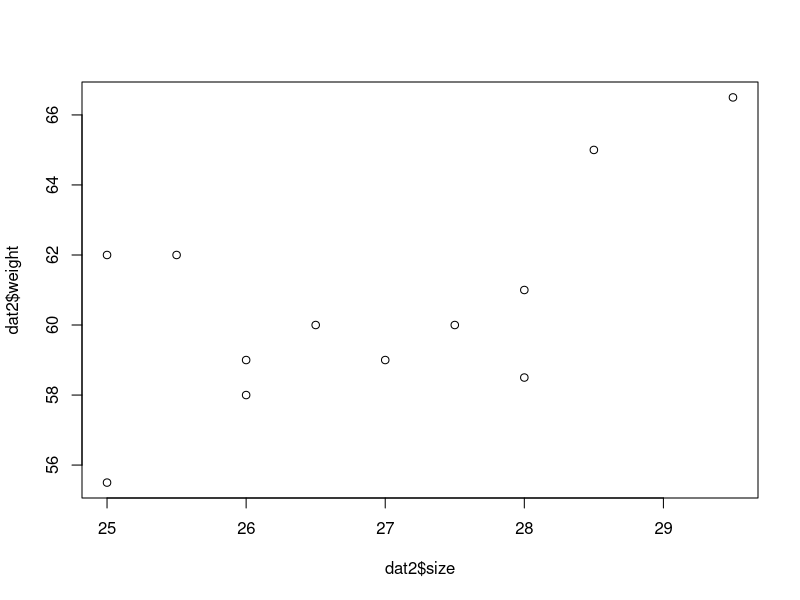
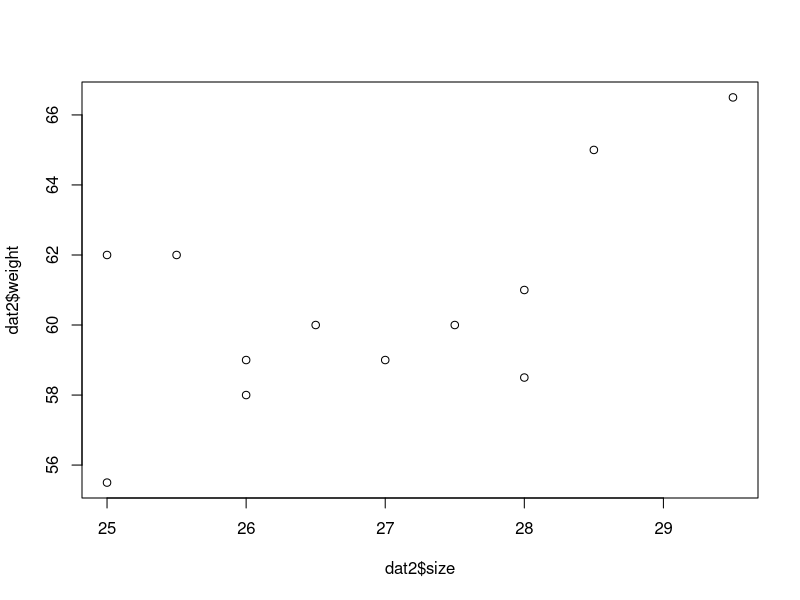

These charts were generated, in order, by the following R code: (Note: this script raises an error after producing the figures.)
#data import problems

errdat=read.csv("data/SampleData_w_errors.csv")
errdat

#look at structure of data
str(errdat)
#problem: size
errdat$size
mean(errdat$size)

#problem: weight is not a number
errdat$weight
#this problem is caused by this inclusion of #N/A! as a value.
#solution tell R that this is a missing value when importing the data.
errdat=read.csv("data/SampleData_w_errors.csv", na.strings = "#N/A!")
#this tells R that "#N/A should be treated as NA
errdat
errdat$weight
#to deal with the same problem in size, also designate"**" as NA
errdat=read.csv("data/SampleData_w_errors.csv", na.strings = c("N/A!","**"))
errdat
errdat$size
mean(errdat$size, na.rm=T) #to calculate something from numeric vector with NA, tell it to ignore NA using NA.rm=T

#to  remove column "X":

names(errdat) #give me the column names
names(errdat)=="X"  #are any of the columns called"X"?
which(names(errdat)=="X")  #which column is called "X"?

errdat[,which(names(errdat)=="X")] #give me the values for the column called "X" in data frame "errdat"

dat=errdat[,which(names(errdat)!="X")]  #give all of the columns EXCEPT the one called "X"
dat

#let's remove any rows that is missing an individual ID
dat$Indiv_ID
dat2=dat[which(dat$Indiv_ID!=""),]
dat2

#plotting basics:

plot(dat2$size,dat2$weight)  #plot one continuous variable against another

plot(dat2$weight~dat2$size)  #same plot in 'formula' notation, i.e., y~x

plot(weights~size, data=dat2) #alternative way use variable names in the formula, then data- to designate the data frame they come from.

boxplot(weights~sex, data=dat2)
